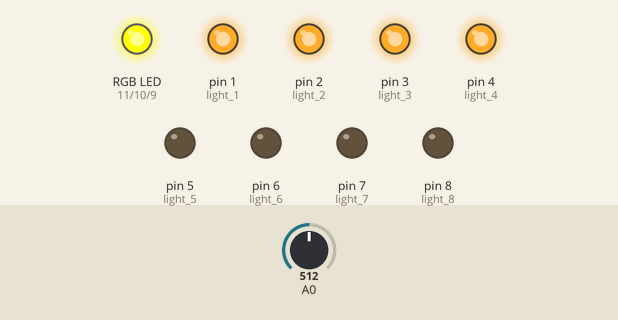
Simulated run of this sketch. Board: Arduino Uno, built with avr-gcc and run on an emulated ATmega328P. Shown: an RGB LED mixed from three pins (HIGH = lit), output pins drawn as LEDs (lit = HIGH). Dashed ring = blinking. Inputs (shaded band) come from the test bench; at power-on: A0 = 512.

Above: at 1.2 s.
1.3 s: A0 set to 624
2.8 s: A0 set to 650
At 3.5 s:
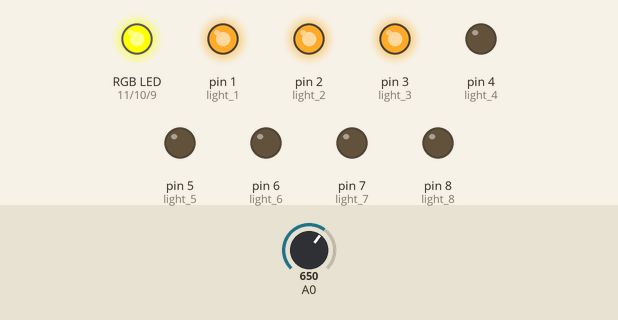
4.3 s: A0 set to 753
5.8 s: A0 set to 774
At 6.9 s:
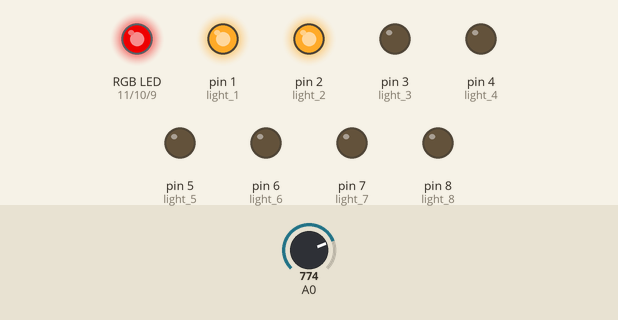
8.8 s: A0 set to 716
At 11.6 s:
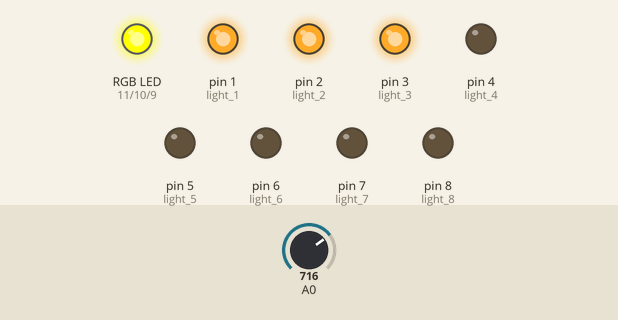
11.8 s: A0 set to 900
At 13.2 s:
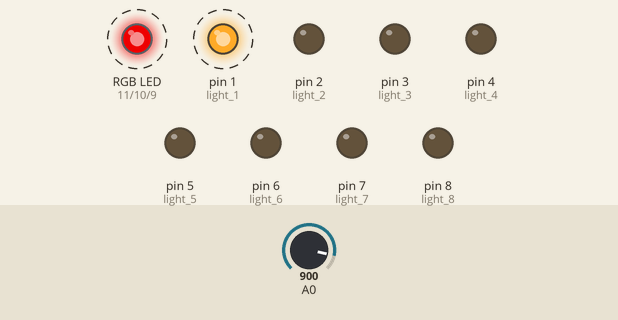
Timing chart, 0 to 15.8 s (numbered marks = the images above; inputs shaded):
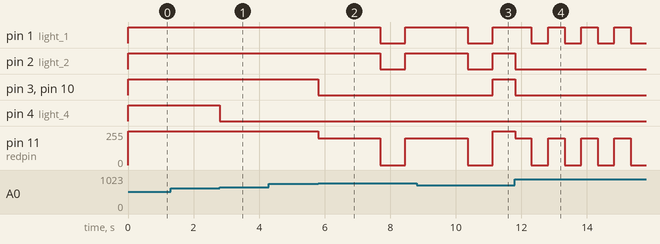

Measured:
- the behaviour switches between 639 and 640 on A0 (found by bisection; images 0 and 1)
- the behaviour switches between 767 and 768 on A0 (found by bisection; images 1 and 2)
- after the input at 1.3 s, every drawn part: stays the same
- after the input at 2.8 s, pin 4 (light_4): HIGH → LOW at once
- after the input at 4.3 s, every drawn part: stays the same
- after the input at 5.8 s, pin 1 (light_1), pin 2 (light_2): HIGH → LOW after 1.9 s, → HIGH 0.76 s later; pin 3 (light_3), pin 10 (greenpin): HIGH → LOW at once; pin 11 (redpin): 255/255 → 200/255 at once, → 0/255 1.9 s later, → 200/255 0.76 s later
- after the input at 8.8 s, pin 3 (light_3), pin 10 (greenpin): LOW → HIGH after 2.3 s
- after the input at 11.8 s, pin 1 (light_1): alternates HIGH for 0.50 s and LOW for 0.51 s, starting after 0.50 s; pin 2 (light_2), pin 3 (light_3), pin 10 (greenpin): HIGH → LOW at once; pin 11 (redpin): alternates 200/255 for 0.50 s and 0/255 for 0.51 s, starting at once

The sketch:

DeadSpaceRig.ino
```cpp
int redpin = 11;
int greenpin = 10;
int bluepin = 9;

int light_1 = 1;
int light_2 = 2;
int light_3 = 3;
int light_4 = 4;
int light_5 = 5;
int light_6 = 6;
int light_7 = 7;
int light_8 = 8;

int stat_1, stat_2, stat_3, stat_4, stat_5, stat_6, stat_7, stat_8 = 0;

int r, g, b = 0;

int cyan[3] = {0 , 231, 255};
int yellow[3] = {255, 255, 0};
int red[3] = {200, 0, 0};

int value;

// the setup routine runs once when you press reset:
void setup() {
  // initialize the digital pin as an output.
  pinMode(redpin, OUTPUT);
  pinMode(greenpin, OUTPUT);
  pinMode(bluepin, OUTPUT);

  pinMode(light_1, OUTPUT);
  pinMode(light_2, OUTPUT);
  pinMode(light_3, OUTPUT);
  pinMode(light_4, OUTPUT);
  pinMode(light_5, OUTPUT);
  pinMode(light_6, OUTPUT);
  pinMode(light_7, OUTPUT);
  pinMode(light_8, OUTPUT);

  //Serial.begin(9600);
}

// the loop routine runs over and over again forever:
void loop() {
  value = analogRead(A0);
  //Serial.println(value);
  switch((value-value%128)/128){
    case 0:
       r = cyan[0];
       g = cyan[1];
       b = cyan[2];

       stat_1 = 1;
       stat_2 = 1;
       stat_3 = 1;
       stat_4 = 1;
       stat_5 = 1;
       stat_6 = 1;
       stat_7 = 1;
       stat_8 = 1;

       break;
    case 1:
       r = cyan[0];
       g = cyan[1];
       b = cyan[2];

       stat_1 = 1;
       stat_2 = 1;
       stat_3 = 1;
       stat_4 = 1;
       stat_5 = 1;
       stat_6 = 1;
       stat_7 = 1;
       stat_8 = 0;

       break;
    case 2:
       r = cyan[0];
       g = cyan[1];
       b = cyan[2];

       stat_1 = 1;
       stat_2 = 1;
       stat_3 = 1;
       stat_4 = 1;
       stat_5 = 1;
       stat_6 = 1;
       stat_7 = 0;
       stat_8 = 0;

       break;
    case 3:
       r = cyan[0];
       g = cyan[1];
       b = cyan[2];

       stat_1 = 1;
       stat_2 = 1;
       stat_3 = 1;
       stat_4 = 1;
       stat_5 = 1;
       stat_6 = 0;
       stat_7 = 0;
       stat_8 = 0;

       break;
    case 4:
       r = yellow[0];
       g = yellow[1];
       b = yellow[2];

       stat_1 = 1;
       stat_2 = 1;
       stat_3 = 1;
       stat_4 = 1;
       stat_5 = 0;
       stat_6 = 0;
       stat_7 = 0;
       stat_8 = 0;

       break;
    case 5:
       r = yellow[0];
       g = yellow[1];
       b = yellow[2];

       stat_1 = 1;
       stat_2 = 1;
       stat_3 = 1;
       stat_4 = 0;
       stat_5 = 0;
       stat_6 = 0;
       stat_7 = 0;
       stat_8 = 0;

       break;
    case 6:
       r = red[0];
       g = red[1];
       b = red[2];

       stat_1 = 1;
       stat_2 = 1;
       stat_3 = 0;
       stat_4 = 0;
       stat_5 = 0;
       stat_6 = 0;
       stat_7 = 0;
       stat_8 = 0;

       break;
    case 7:
       r = red[0];
       g = red[1];
       b = red[2];

       stat_1 = 1;
       stat_2 = 0;
       stat_3 = 0;
       stat_4 = 0;
       stat_5 = 0;
       stat_6 = 0;
       stat_7 = 0;
       stat_8 = 0;

       break;
    default:
       r = 0;
       g = 0;
       b = 0;
       break;
  }
  digitalWrite(light_1, stat_1);
  digitalWrite(light_2, stat_2);
  digitalWrite(light_3, stat_3);
  digitalWrite(light_4, stat_4);
  digitalWrite(light_5, stat_5);
  digitalWrite(light_6, stat_6);
  digitalWrite(light_7, stat_7);
  digitalWrite(light_8, stat_8);

  analogWrite(redpin, r);
  analogWrite(greenpin, g);
  analogWrite(bluepin, b);

  //Blink lights in order to indicate that health is "critically low".
  if(stat_1 == 1 && stat_2 ==1 && stat_3 ==0 && stat_4 ==0 && stat_5 ==0 && stat_6 ==0 && stat_7 ==0 && stat_8 ==0){
    delay(1900);
    analogWrite(redpin, 0);
    analogWrite(greenpin, 0);
    analogWrite(bluepin, 0);
    digitalWrite(light_1, LOW);
    digitalWrite(light_2, LOW);
    delay(750);
  }
  else if(stat_1 == 1 && stat_2 ==0 && stat_3 ==0 && stat_4 ==0 && stat_5 ==0 && stat_6 ==0 && stat_7 ==0 && stat_8 ==0){
    delay(500);
    analogWrite(redpin, 0);
    analogWrite(greenpin, 0);
    analogWrite(bluepin, 0);
    digitalWrite(light_1, LOW);
    delay(500);
  }

  delay(10);
}
```
